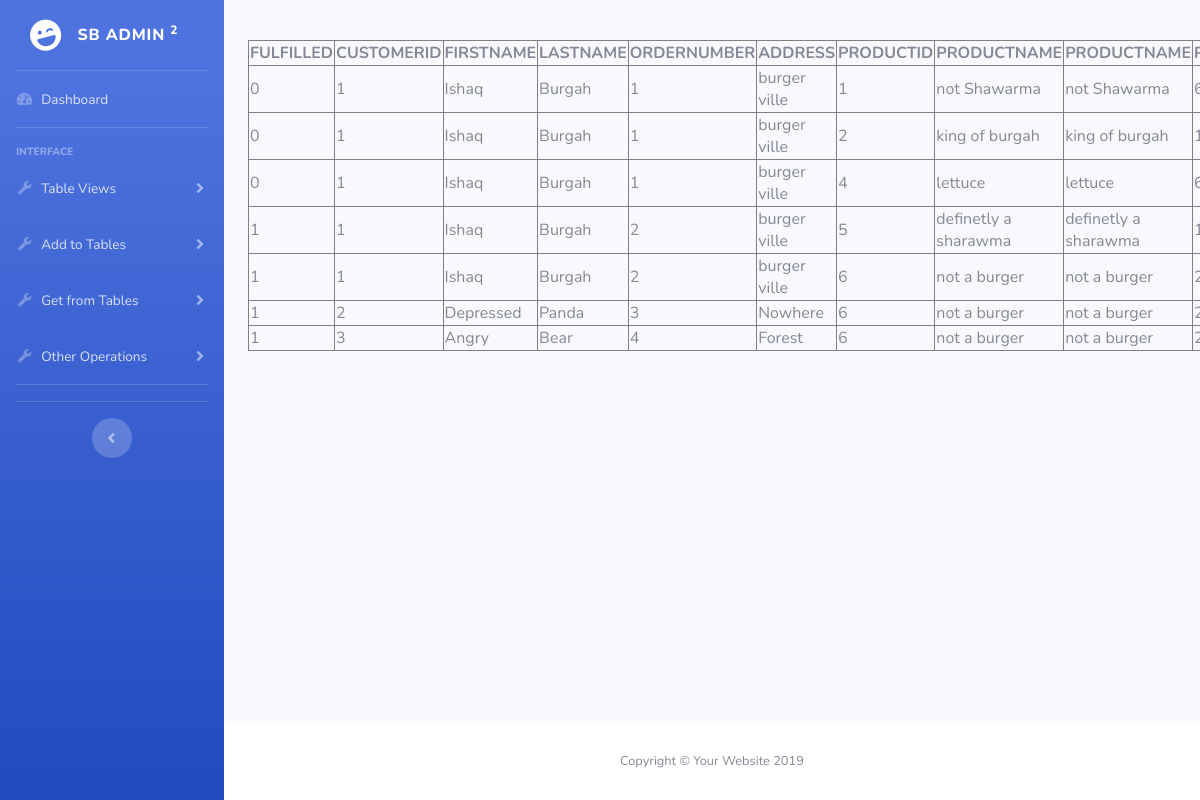
/orders.php, run on the app's committed database.
### tables this page shows
CREATE TABLE CUSTOMERINFO (
	CUSTOMERID INT (10) AUTO_INCREMENT PRIMARY KEY,
	FIRSTNAME CHAR (20) NOT NULL,
	LASTNAME CHAR (20) NOT NULL,
	ADDRESS VARCHAR (50) NOT NULL,
	EMAIL VARCHAR (50) NOT NULL,
	DOB DATE NOT NULL,
	REGDATE DATE NOT NULL,
	GENDER CHAR (1) NOT NULL
);

CREATE TABLE CUSTOMERORDER (
	ORDERNUMBER INT (100) AUTO_INCREMENT PRIMARY KEY,
	CUSTOMERID INT (10) NOT NULL,
	ORDERDATE DATE NOT NULL, 
	Value INT (50) NOT NULL DEFAULT 0,
	FULFILLED BOOLEAN DEFAULT 0
);

CREATE TABLE ORDERINFO (
	ORDERNUMBER INT (100) NOT NULL,
	PRODUCTID INT (100) NOT NULL,
	Quantity int(10) default 1 ,
	PRIMARY KEY (ORDERNUMBER, PRODUCTID) ,
	FOREIGN KEY (ORDERNUMBER) REFERENCES CUSTOMERORDER (ORDERNUMBER),
	FOREIGN KEY (PRODUCTID) REFERENCES PRODUCT (PRODUCTID)
	
);

CREATE TABLE PRODUCT (
    PRODUCTID INT (100) AUTO_INCREMENT PRIMARY KEY ,
    RESTAURANTNAME VARCHAR (30) NOT NULL ,
    PRODUCTNAME VARCHAR (50) NOT NULL,
	PRODUCTPRICE FLOAT (50) NOT NULL,
    FOREIGN KEY (RESTAURANTNAME) REFERENCES RESTAURANT (RESTAURANTNAME)
);

### htdocs/dbfunctions.php (the view, shortened to what this page needs)
<?php
function runQuery($link,$query) {
	$result = mysqli_query($link,$query);
	if ($result) {
   	return $result;
   }
	else
	{
		print $query. " " . mysqli_error($link). "<br/>";
		print "</body>";
   	print "</html>";
		exit("Bye");
	}
}
function displayTable($result) {
   print '<table border = "1">';
   $fieldCount = mysqli_num_fields($result);
   print "<tr>";
   for ($i=0; $i<$fieldCount; $i++) {
       $fieldName = mysqli_fetch_field_direct($result, $i);
       print "<th>".$fieldName->name."</th>";
   }
   print "</tr>";
   while ($row = mysqli_fetch_row($result) )
   {
   	print ("<tr>");
      for ($i=0; $i<$fieldCount; $i++)
   	{
   		print ("<td>". $row[$i] . "</td>") ;
   	}
   	print ("</tr>");
   }
   print ("</table>");
}
?>

### data on the page
customerinfo: customerorder.FULFILLED "0", CUSTOMERID "1", FIRSTNAME "Ishaq", LASTNAME "Burgah", customerorder.ORDERNUMBER "1", ADDRESS "burger ville", orderinfo.PRODUCTID "1", product.PRODUCTNAME "not Shawarma", orderinfo.PRODUCTID "2", product.PRODUCTNAME "king of burgah", orderinfo.PRODUCTID "4", product.PRODUCTNAME "lettuce", customerorder.FULFILLED "1", customerorder.ORDERNUMBER "2", orderinfo.PRODUCTID "5", product.PRODUCTNAME "definetly a sharawma", orderinfo.PRODUCTID "6", product.PRODUCTNAME "not a burger"
customerinfo: customerorder.FULFILLED "1", CUSTOMERID "2", FIRSTNAME "Depressed", LASTNAME "Panda", customerorder.ORDERNUMBER "3", ADDRESS "Nowhere", orderinfo.PRODUCTID "6", product.PRODUCTNAME "not a burger"
customerinfo: customerorder.FULFILLED "1", CUSTOMERID "3", FIRSTNAME "Angry", LASTNAME "Bear", customerorder.ORDERNUMBER "4", ADDRESS "Forest", orderinfo.PRODUCTID "6", product.PRODUCTNAME "not a burger"

### other printed values
$fieldName->name "FULFILLED"
$fieldName->name "CUSTOMERID"
$fieldName->name "FIRSTNAME"
$fieldName->name "LASTNAME"
$fieldName->name "ORDERNUMBER"
$fieldName->name "ADDRESS"
$fieldName->name "PRODUCTID"
$fieldName->name "PRODUCTNAME"
